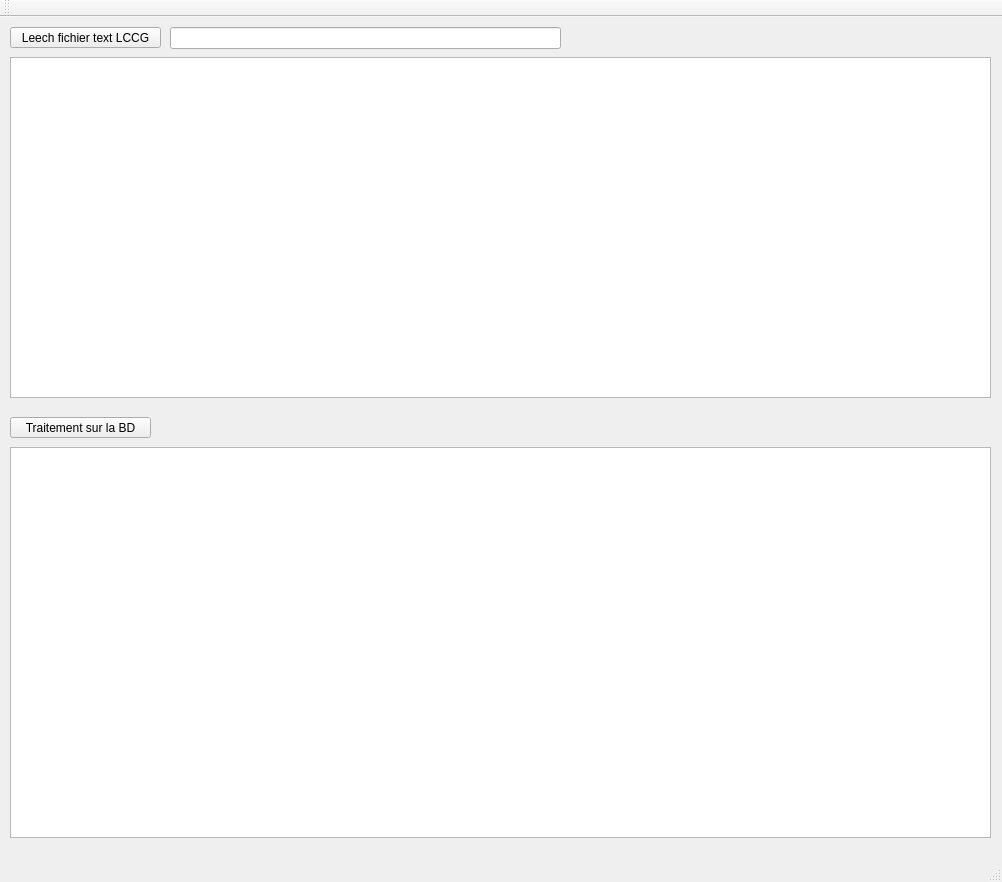
<?xml version="1.0" encoding="UTF-8"?>
<ui version="4.0">
 <class>MainWindow</class>
 <widget class="QMainWindow" name="MainWindow">
  <property name="geometry">
   <rect>
    <x>0</x>
    <y>0</y>
    <width>1002</width>
    <height>882</height>
   </rect>
  </property>
  <property name="windowTitle">
   <string>MainWindow</string>
  </property>
  <widget class="QWidget" name="centralWidget">
   <widget class="QPushButton" name="pushButton">
    <property name="geometry">
     <rect>
      <x>10</x>
      <y>10</y>
      <width>151</width>
      <height>21</height>
     </rect>
    </property>
    <property name="text">
     <string>Leech fichier text LCCG</string>
    </property>
   </widget>
   <widget class="QLineEdit" name="TXPathText">
    <property name="geometry">
     <rect>
      <x>170</x>
      <y>10</y>
      <width>391</width>
      <height>22</height>
     </rect>
    </property>
    <property name="text">
     <string/>
    </property>
   </widget>
   <widget class="QTableView" name="tableView">
    <property name="geometry">
     <rect>
      <x>10</x>
      <y>40</y>
      <width>981</width>
      <height>341</height>
     </rect>
    </property>
   </widget>
   <widget class="QPushButton" name="btnSend">
    <property name="geometry">
     <rect>
      <x>10</x>
      <y>400</y>
      <width>141</width>
      <height>21</height>
     </rect>
    </property>
    <property name="text">
     <string>Traitement sur la BD</string>
    </property>
   </widget>
   <widget class="QTableWidget" name="tableResult">
    <property name="geometry">
     <rect>
      <x>10</x>
      <y>430</y>
      <width>981</width>
      <height>391</height>
     </rect>
    </property>
   </widget>
  </widget>
  <widget class="QMenuBar" name="menuBar">
   <property name="geometry">
    <rect>
     <x>0</x>
     <y>0</y>
     <width>1002</width>
     <height>26</height>
    </rect>
   </property>
  </widget>
  <widget class="QToolBar" name="mainToolBar">
   <attribute name="toolBarArea">
    <enum>TopToolBarArea</enum>
   </attribute>
   <attribute name="toolBarBreak">
    <bool>false</bool>
   </attribute>
  </widget>
  <widget class="QStatusBar" name="statusBar"/>
 </widget>
 <layoutdefault spacing="6" margin="11"/>
 <resources/>
 <connections/>
</ui>
